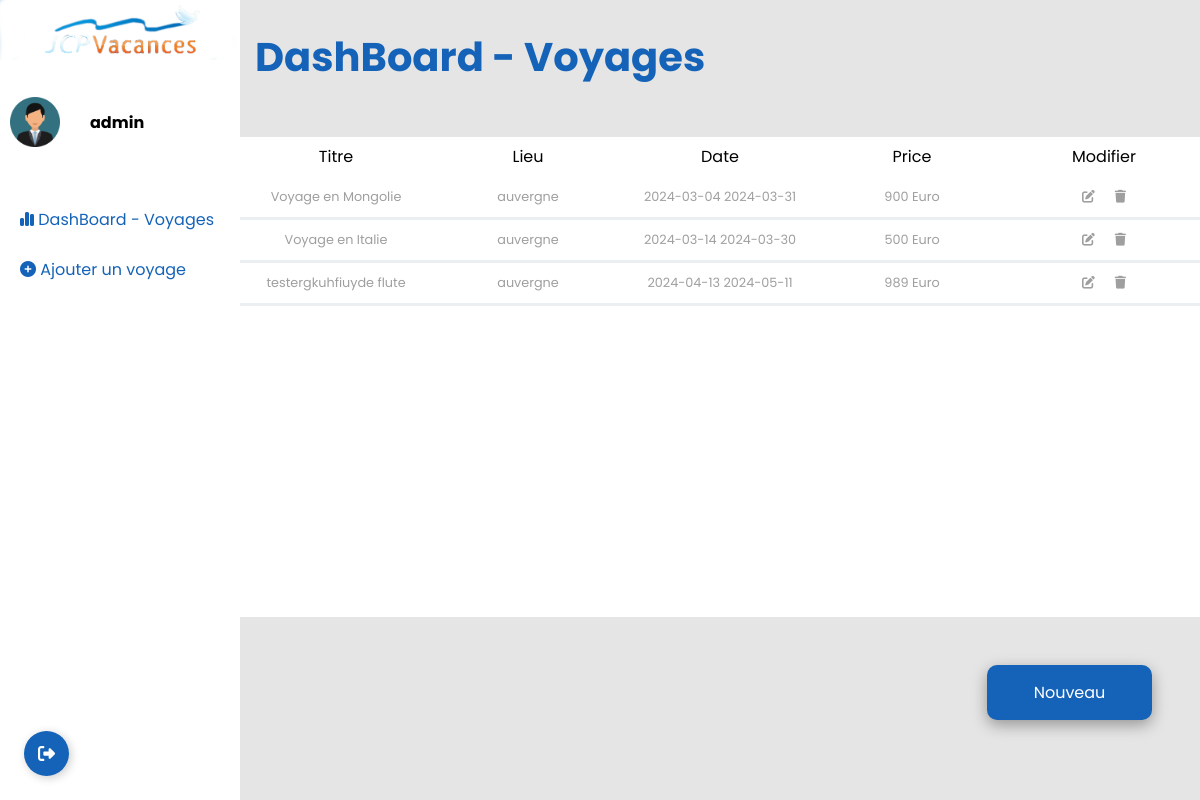
Page /templates/dashboard.php (signed in) on the committed database.
### tables this page shows
CREATE TABLE `Voyage` (
  `id_journey` int(11) NOT NULL,
  `id_category` int(11) NOT NULL,
  `id_formule` int(11) NOT NULL,
  `name` varchar(255) NOT NULL,
  `start_date` varchar(255) NOT NULL,
  `end_date` varchar(255) NOT NULL,
  `image` varchar(255) NOT NULL,
  `price` varchar(255) NOT NULL,
  `description` varchar(255) NOT NULL,
  `place` varchar(255) NOT NULL
);

### classes/vacance.php (called while the page is built, shortened)
<?php
include('db.php');
Class Voyage {
    public $proInstance;
    public function __construct() {
        $this->proInstance = new Db('localhost', 'jcp_vacances', 'root', 'root');
        $this->proInstance->connect();
    }
    public function allVoyage() {
        $allVoyage = "SELECT * FROM `Voyage`";
        $allStmt = $this->proInstance->conn->prepare($allVoyage);
        $allStmt->execute();
        $showAll = $allStmt ->fetchAll();
        return $showAll;
    }
}
?>

### classes/db.php (called while the page is built, shortened)
<?php
class Db {
     protected $dbName;
     protected $userName;
     protected $password;
    public function __construct($serverName, $dbName, $userName, $password) {
        $this->servername = $serverName;
        $this->dbName = $dbName;
        $this->userName = $userName;
        $this->password = $password;
    }
    public function connect() {
        $this->conn = new PDO("mysql:host=".$this->servername.";dbname=".$this->dbName,$this->userName,$this->password);
    }
}
?>

### templates/templates-parts/template-add.php (the view, shortened to what this page needs)
<div class="container-list">
    <div class="name-list">
        <?php echo $showVoyages['name']; ?>
    </div>
    <div class="lieu-list">
        <?php echo $showVoyages['place']; ?>
    </div>
    <div class="date-list">
        <?php echo $showVoyages['start_date']. " ". " "." ";
            echo $showVoyages['end_date'];
        ?>
    </div>
    <div class="price">
    <?php echo $showVoyages['price']. " Euro"; ?>
    </div>
    <div class="all-btn-list">
        <div class=btn-container>
            <?php echo '<a href="../templates/formulaire-edit.php?id-edit='.$showVoyages['id_journey'].'" class="btn-edit-del"><i class="fa-solid fa-pen-to-square"></i></a>'; ?>
        </div>
        <div class="btn-container">
            <?php echo '<a href="../controlers/delete.php?id='.$showVoyages['id_journey'].'" class="btn-edit-del"><i class="fa-solid fa-trash"></i></a>'; ?>
        </div>
    </div>
</div>

### templates/dashboard.php (shortened to what this page needs)
<?php
$user = $_SESSION['username'];
?>
<!DOCTYPE html>
<html lang="en">
<head>
    <link rel="stylesheet" href="../assets/css/dashboard.css">
    <link rel="stylesheet" href="https://cdnjs.cloudflare.com/ajax/libs/font-awesome/6.5.1/css/all.min.css">
</head>
<body>
    <main>
        <div class="container-dash">
            <div class="left-side">
                <div class="top">
                    <img src="../assets/img/LogoJCPVacances.png" alt="" class="img">
                    <div class="user-container">
                            <img src="../assets/img/Imageutilisateurcercle.png" alt="" class="img icon-user-img">
                        <div class="user-title">
                            <p class="user-name"><?php  echo $user ?></p>
                        </div>
                    </div>
                    <div class="nav">
                        <div class="journey list">
                            <i class="fa-solid fa-chart-simple"></i>
                            <a href="dashboard.php">DashBoard - Voyages</a>
                        </div>
                        <div class="journey add">
                            <i class="fa-solid fa-circle-plus"></i>
                            <a href="formulaire.php">Ajouter un voyage</a>
                        </div>
                    </div>
                </div>
                <div class="Btn">
                    <div class="sign"></div>
                    </div>
            </div>
            <div class="right-side">
                <div class="title">
                    <h1>DashBoard - Voyages</h1>
                </div>
                <div class="liste-voyage">
                    <div class="all-container-list">
                        <div class="list-info">
                            <div class="title-info">Titre</div>
                            <div class="place-info">Lieu</div>
                            <div class="date-info">Date</div>
                            <div class="price-info">Price</div>
                            <div class="edit-info">Modifier</div>
                        </div>
               <?php
                include ("../classes/vacance.php");
                $showVoyage = new Voyage();
                foreach ($showVoyage->allVoyage() as $showVoyages) {
                    include ('../templates/templates-parts/template-add.php');
                }
                ?>
                </div>
                    </div>
                    <div class="btn-add-cont">
                        <a href="formulaire.php" class="add-btn-bot">Nouveau</a>
                    </div>
            </div>
        </div>
    </main>
</body>
</html>

### assets/css/dashboard.css (style rules this page uses)
body { font-family: "Poppins", sans-serif; margin: 0; padding: 0; }
.container-dash { display: flex; }
.left-side { width: 20%; height: 100vh; background-color: white; display: flex; flex-direction: column; justify-content: space-between; }
.right-side { width: 80%; height: 100vh; background-color: #E5E5E5; }
.img { width: 100%; height: auto; }
.icon-user-img { max-width: 50px; }
.user-container { display: flex; gap: 30px; }
.user-name { font-weight: bold; margin: 0; }
.user-title { display: flex; flex-direction: column; gap: 5px; justify-content: center; }
.user-container { padding: 10px; margin-top: 20px; }
a { text-decoration: none; color: inherit; }
.journey { color: #1563B8; }
.nav { margin-top: 50px; display: flex; flex-direction: column; gap: 25px; margin-left: 20px; }
h1 { color: #1563B8; font-size: 2.5rem; margin-left: 15px; }
.liste-voyage { margin-top: 50px; width: 100%; background-color: white; height: 60%; }
.Btn { display: flex; align-items: center; justify-content: flex-start; width: 45px; height: 45px; border: none; border-radius: 50%; cursor: pointer; position: relative; overflow: hidden; transition-duration: .3s; box-shadow: 2px 2px 10px rgba(0, 0, 0, 0.199); background-color: #1563B8; margin-left: 10%; margin-bottom: 10%; }
.sign { width: 100%; transition-duration: .3s; display: flex; align-items: center; justify-content: center; }
.sign svg { width: 17px; }
.all-container-list { display: flex; flex-wrap: wrap; }
.container-list { display: grid; grid-template-columns: 1fr 1fr 1fr 1fr 1fr; width: 100vw; height: 40px; background-color: white; font-size: 0.8em; justify-items: center; border-bottom: solid #EBEFF2; align-items: center; color: #9F9F9F; }
.name-list { grid-column-start: 1; }
.lieu-list { grid-column-start:2 ; }
.date-list { grid-column-start: 3; }
.price { grid-column-start: 4; }
.all-btn-list { grid-column-start: 5; }
.list-info { display: grid; grid-template-columns: 1fr 1fr 1fr 1fr 1fr; width: 100vw; height: 40px; justify-items: center; align-items: center; }
.title-info { grid-column-start: 1; }
.place-info { grid-column-start: 2; }
.date-info { grid-column-start: 3; }
.price-info { grid-column-start: 4; }
.edit-info { grid-column-start: 5; }
.btn-container { margin: 10px; }
.all-btn-list { display: flex; }
.btn-add-cont { position: relative; }
.add-btn-bot { position: absolute; top: 90%; right: 5%; margin-top: 5%; text-align: center; padding: 20px; background-color: #1563B8; border-radius: 10px; width: 125px; height: 15px; color: white; line-height: 15px; box-shadow: rgba(0, 0, 0, 0.35) 0px 5px 15px; transition-duration: .3s; }

### rows in the picture
voyage: name "Voyage en Mongolie", place "auvergne", start_date "2024-03-04", end_date "2024-03-31", price "900"
voyage: name "Voyage en Italie", place "auvergne", start_date "2024-03-14", end_date "2024-03-30", price "500"
voyage: name "testergkuhfiuyde flute", place "auvergne", start_date "2024-04-13", end_date "2024-05-11", price "989"

### other values in the picture
$user "admin"
